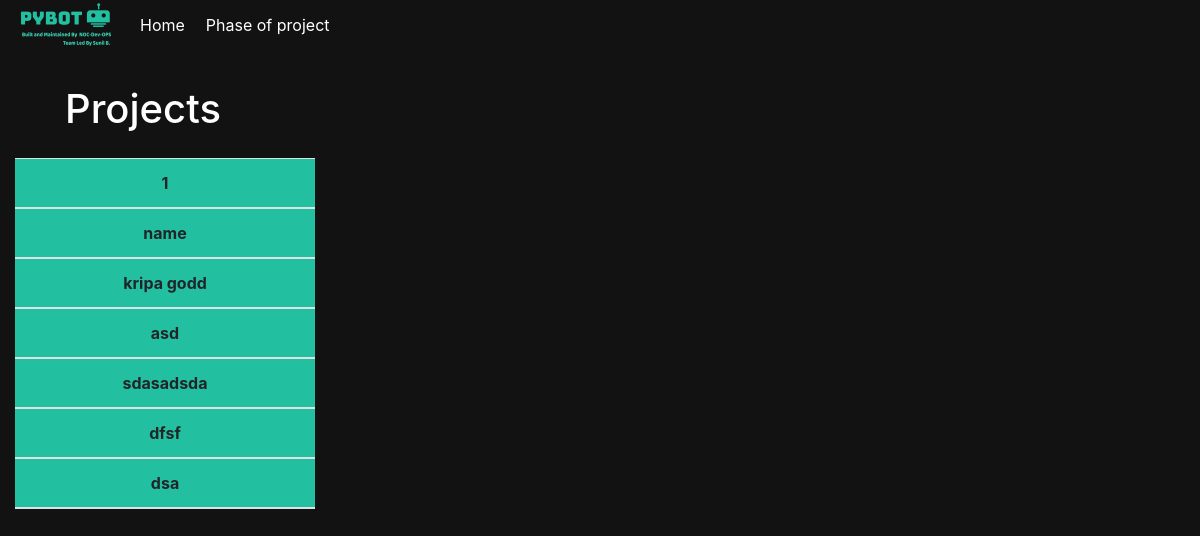
The page /index1 on the database as committed earlier.
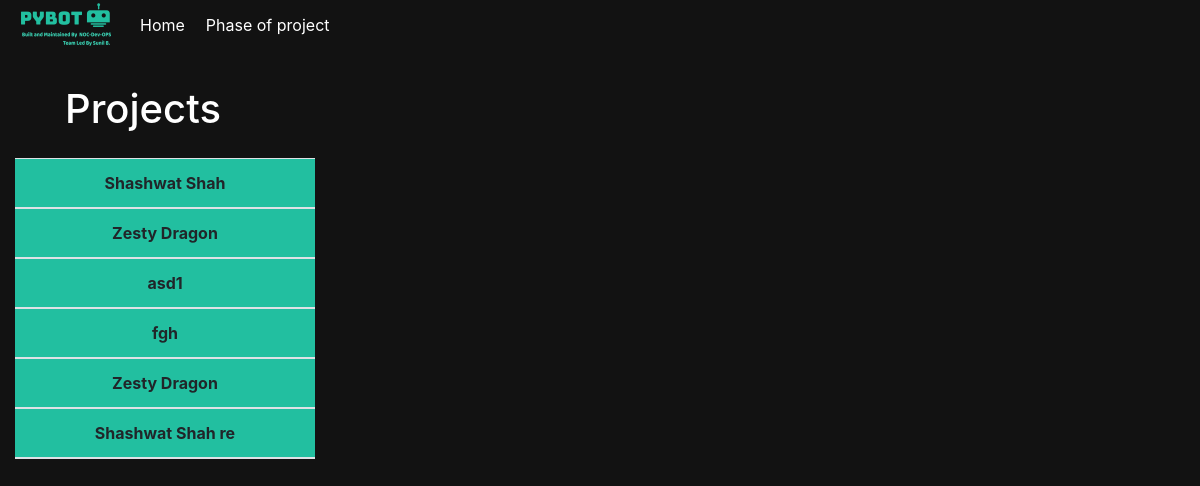
The same page on the database as committed later.
### app.py (models this page shows)
class Step01(db.Model):
    __tablename__ = 'Feedback'
    id = db.Column(db.Integer, primary_key=True)
    name = db.Column(db.String(100))
    Lead = db.Column(db.String(100))
    Assigned_By = db.Column(db.String(100))
    Assigned_Date = db.Column(db.String(100))
    Devloper = db.Column(db.String(100))
    Description = db.Column(db.String(500))
    Submittiontime = db.Column(db.String(100))
    Status = db.Column(db.String(10))

### app.py (the view)
@app.route("/index1")
def index1():
    global rows1
    global rows
    rows1 = []
    rows = []
    con = sqlite3.connect("q12.db")
    con.row_factory = sqlite3.Row
    cur = con.cursor()
    cur.execute("SELECT * FROM Feedback")
    rows = cur.fetchall()
    return render_template("View.html", rows=rows, rows1=rows1)

### templates/View.html (shortened to what this page needs)
<!DOCTYPE html>
<link rel="stylesheet" type="text/css" href="{{ url_for('static', filename='css/main.css') }}">
<html lang="en">
<head>
  <link rel="stylesheet" href="https://cdn.datatables.net/1.10.20/css/jquery.dataTables.min.css">
  <link rel="stylesheet" href="https://maxcdn.bootstrapcdn.com/bootstrap/4.4.1/css/bootstrap.min.css">
</head>
<body style="background-color:#121212; ; text-align: center">
  <nav class="navbar navbar-expand-sm " style="height:50px;background-color:#121212;">
    <a class="navbar-brand" href="#">
      <img src="/static/pybot.png" alt="logo" style="width:100px;">
    </a>
    <ul class="nav navbar-nav">
      <li class="nav-item">
        <a class="nav-link" href="/" style="color: white;">Home</a>
      </li>
    </ul>
    <button onclick="TestsFunction()" class="btn btn-default float" style="color: white;">Phase of project</button>
  </nav>
  <div class="container-fluid">
    <div class="row content">
      <div class="col-sm-3 sidenav">
        <h1 style="margin-top: 35px; text-align: left;padding-left: 50px; color: white;"> Projects</h1>
        <table id="tbl" class="table" style="margin-top: 25px;width:300px;">
          <thead>
            {% for i in rows %}
            <tr>
              <th  style="background-color: #22BFA0;"> {{ i[1] }} </th>
            </tr>
            {% endfor %}
          </thead>
        </table>
      </div>
      <div class="col-sm-9">
      </div>
      </div>
    </div>
</body>
</html>

Rows that differ between the two databases and show on the page:
removed Step01: name "1"
removed Step01: name "name"
removed Step01: name "sdasadsda"
added Step01: name "Shashwat Shah"
changed Step01 (number 2 of 6 on the later page): name "kripa godd" → "Zesty Dragon"
changed Step01: name "asd" → "asd1"
added Step01: name "fgh"
changed Step01 (number 5 of 6 on the later page): name "dfsf" → "Zesty Dragon"
changed Step01: name "dsa" → "Shashwat Shah re"
